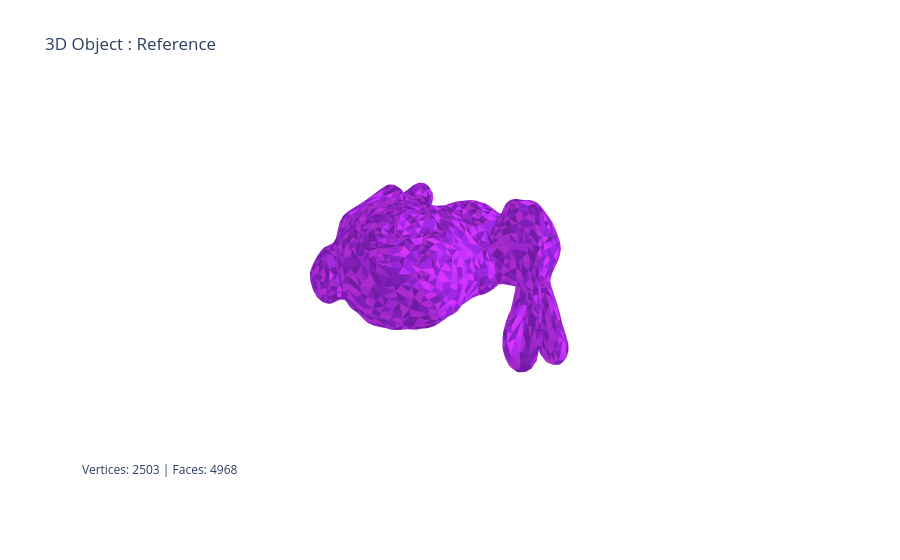
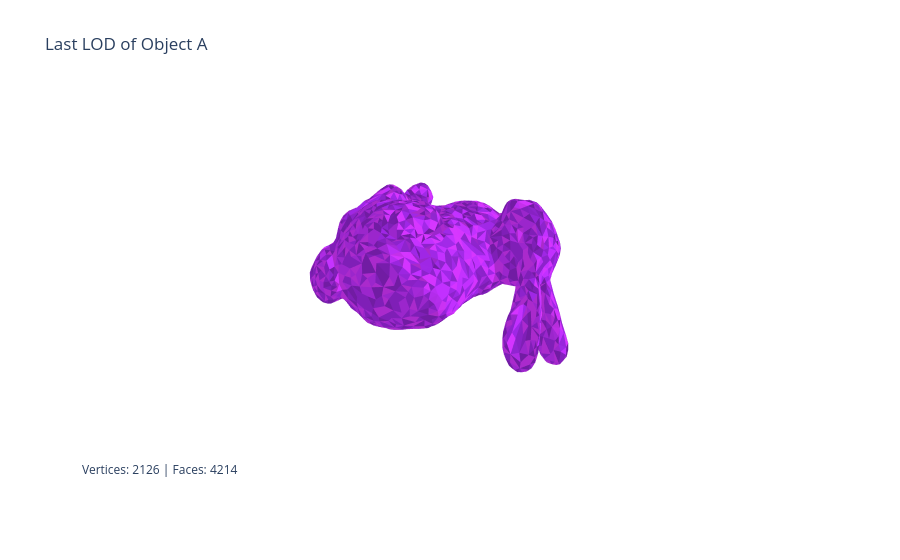
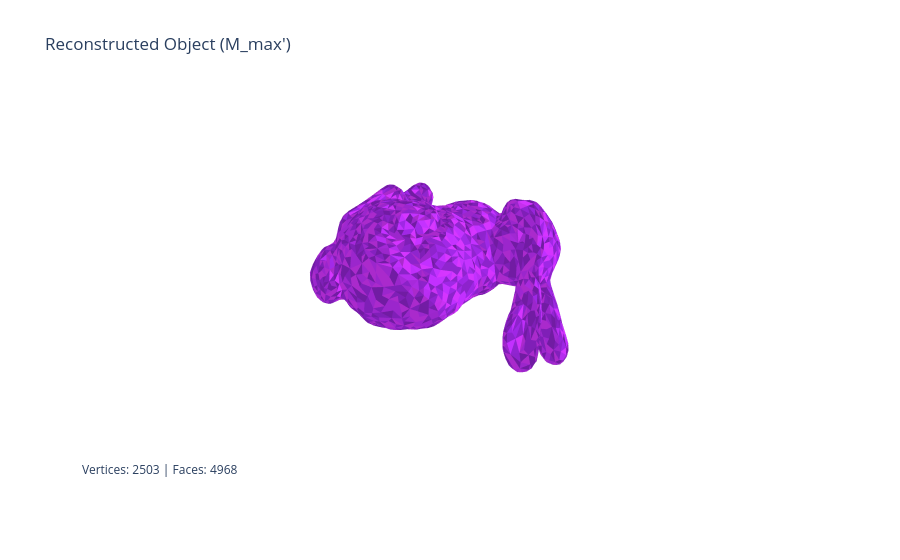

The notebook cell these images were saved under, in order:
### Markdown cell above
## Loading model

### Code cell
# notebook.ipynb
from MeshObjects import *

obj_path = "./models/gourd.obj"

with open(obj_path, 'r') as f:
    objref = Object3D(f, "Reference")
    objref.Show()

objA = AObject3D(objref, "Object A") # M_max

objA.compress(0.2, 1)
objA.show_last_lod () # M0

M_max_prime = objA.decompress() # M_max'
M_max_prime.Show("Reconstructed Object (M_max')")

### Figure 1 — Plotly figure (JSON) as saved in the notebook; plotly's stock layout.template omitted (floating-point values rounded to 4 significant figures; data arrays with more than 128 entries replaced by an {"elided": "..."} marker saying what was removed)
{"data": [{"facecolor": {"elided": "4968 str values"}, "flatshading": true, "i": {"elided": "4968 int values"}, "j": {"elided": "4968 int values"}, "k": {"elided": "4968 int values"}, "opacity": 1, "type": "mesh3d", "x": {"elided": "2503 float values"}, "y": {"elided": "2503 float values"}, "z": {"elided": "2503 float values"}}], "layout": {"annotations": [{"showarrow": false, "text": "Vertices: 2503 | Faces: 4968", "x": 0, "xref": "paper", "y": 0, "yref": "paper"}], "scene": {"xaxis": {"visible": false}, "yaxis": {"visible": false}, "zaxis": {"visible": false}}, "title": {"text": "3D Object : Reference"}}}

### Figure 2 — Plotly figure (JSON) as saved in the notebook; plotly's stock layout.template omitted (floating-point values rounded to 4 significant figures; data arrays with more than 128 entries replaced by an {"elided": "..."} marker saying what was removed)
{"data": [{"facecolor": {"elided": "4214 str values"}, "flatshading": true, "i": {"elided": "4214 int values"}, "j": {"elided": "4214 int values"}, "k": {"elided": "4214 int values"}, "opacity": 1, "type": "mesh3d", "x": {"elided": "2126 float values"}, "y": {"elided": "2126 float values"}, "z": {"elided": "2126 float values"}}], "layout": {"annotations": [{"showarrow": false, "text": "Vertices: 2126 | Faces: 4214", "x": 0, "xref": "paper", "y": 0, "yref": "paper"}], "scene": {"xaxis": {"visible": false}, "yaxis": {"visible": false}, "zaxis": {"visible": false}}, "title": {"text": "Last LOD of Object A"}}}

### Figure 3 — Plotly figure (JSON) as saved in the notebook; plotly's stock layout.template omitted (floating-point values rounded to 4 significant figures; data arrays with more than 128 entries replaced by an {"elided": "..."} marker saying what was removed)
{"data": [{"facecolor": {"elided": "4968 str values"}, "flatshading": true, "i": {"elided": "4968 int values"}, "j": {"elided": "4968 int values"}, "k": {"elided": "4968 int values"}, "opacity": 1, "type": "mesh3d", "x": {"elided": "2503 float values"}, "y": {"elided": "2503 float values"}, "z": {"elided": "2503 float values"}}], "layout": {"annotations": [{"showarrow": false, "text": "Vertices: 2503 | Faces: 4968", "x": 0, "xref": "paper", "y": 0, "yref": "paper"}], "scene": {"xaxis": {"visible": false}, "yaxis": {"visible": false}, "zaxis": {"visible": false}}, "title": {"text": "Reconstructed Object (M_max')"}}}
